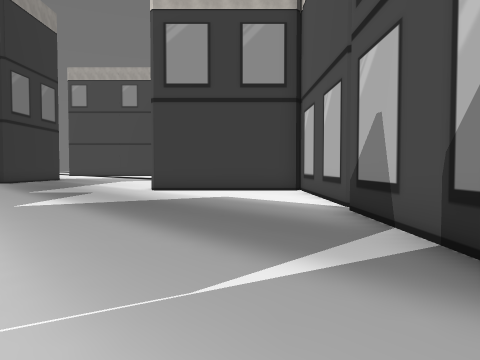
View 1 (above)

24 first-person views from a walk through a 3-D level made in the Unity game engine. The camera is 1.5 m above the floor, tilts 2° down and sees 70° across. The floor is counted in squares, 2 m on a side. Each view is taken from the middle of a square. On the plan, view 1 faces up. The plan holds only what a view shows up to about 11 squares ahead; the rest is blank. The place goes on beyond the plan. The player character is not drawn. Some surface patterns are stand-ins.

View 2
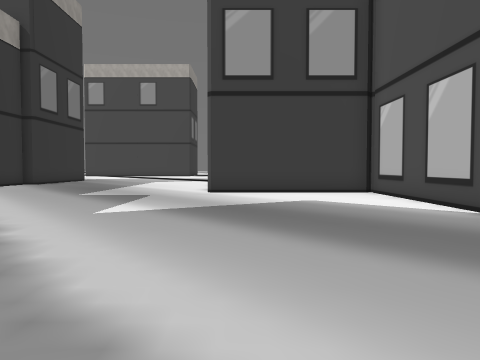

View 3
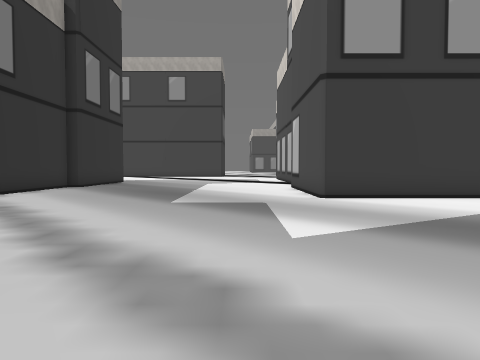

View 4
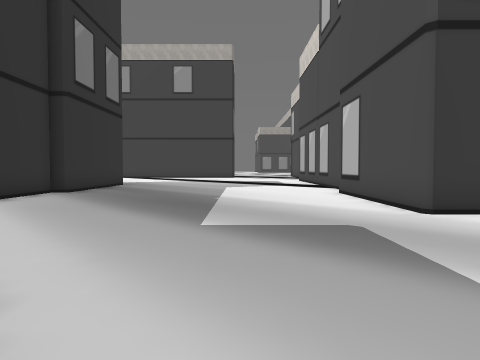

View 5
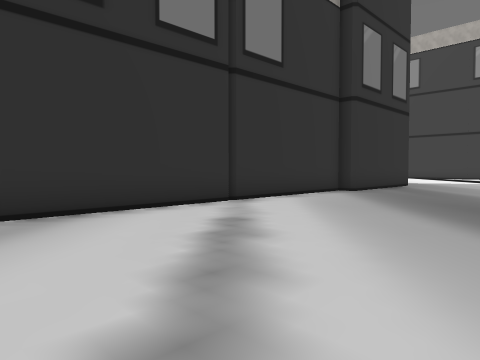

View 6
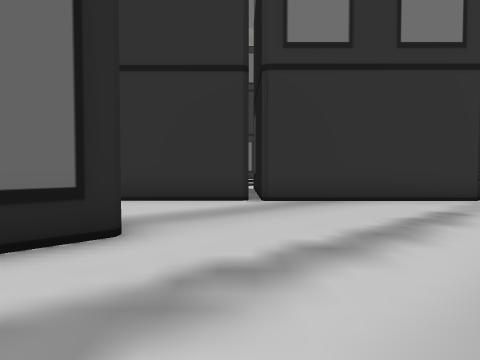

View 7
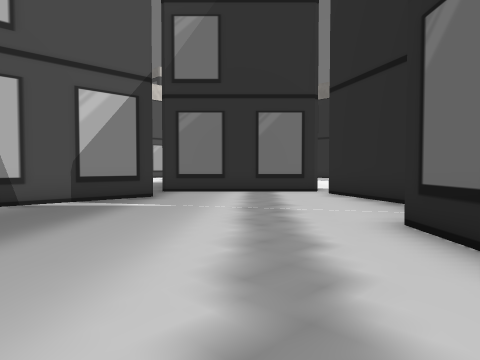

View 8
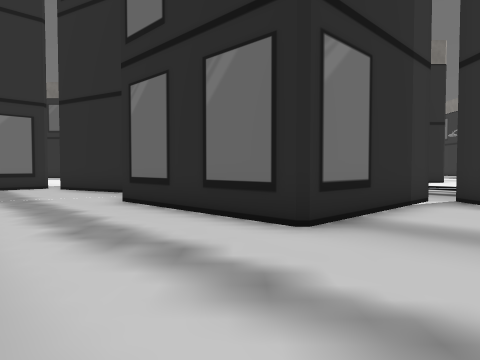

View 9
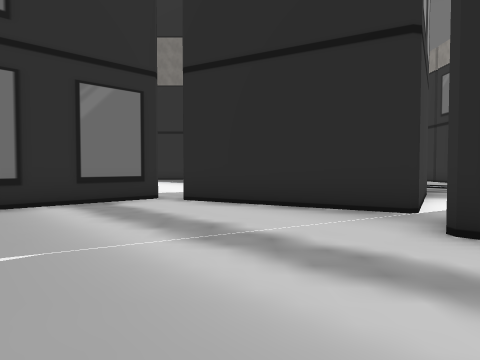

View 10
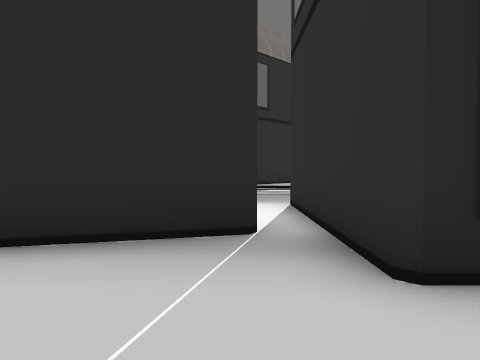

View 11
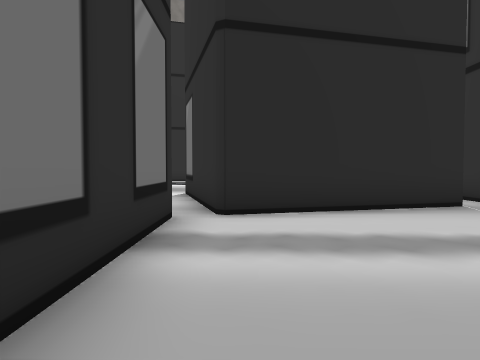

View 12
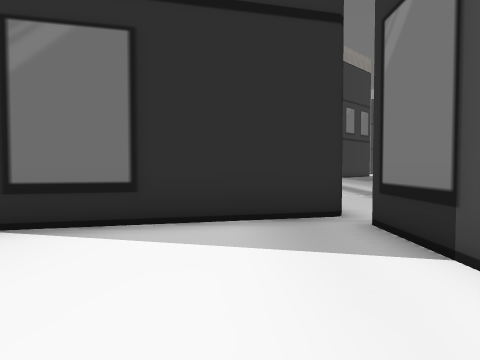

View 13
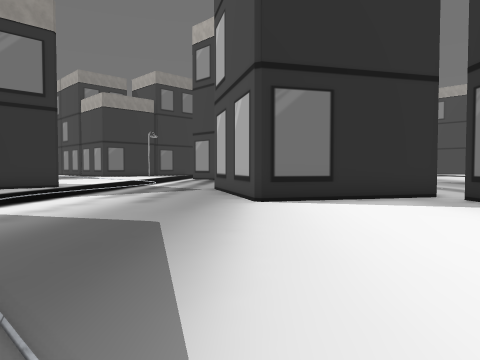

View 14
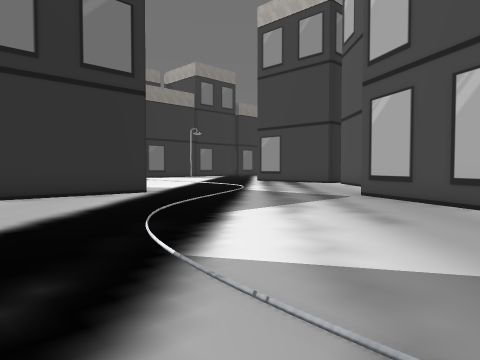

View 15
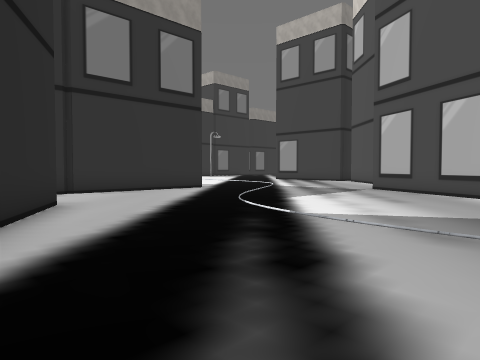

View 16
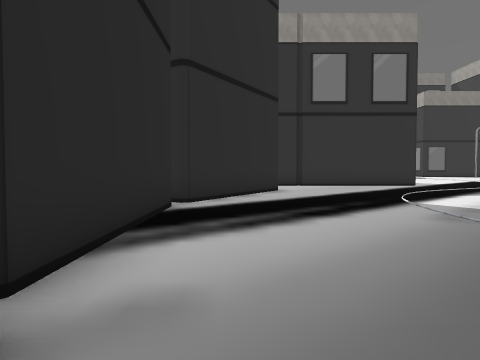

View 17
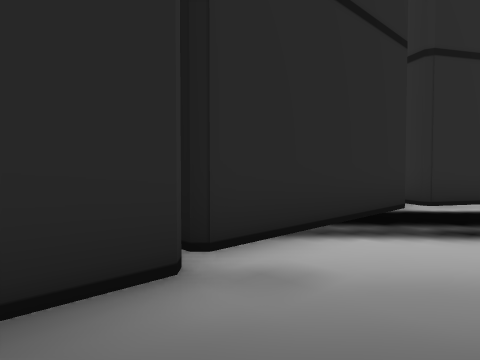

View 18
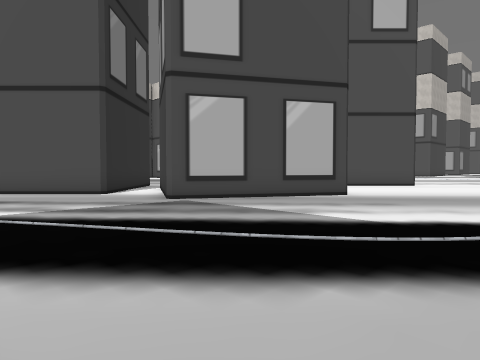

View 19
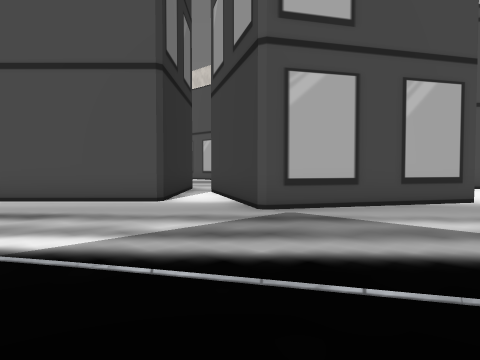

View 20
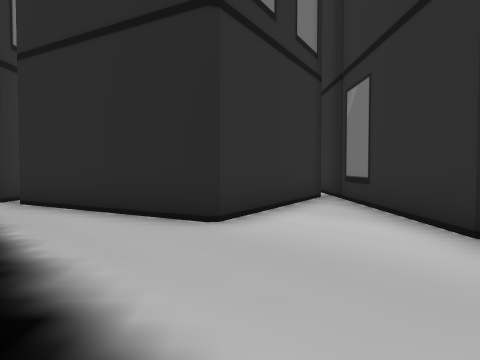

View 21
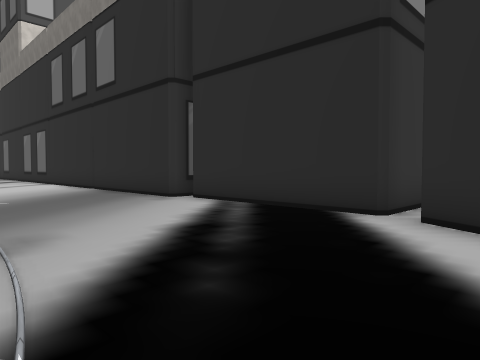

View 22
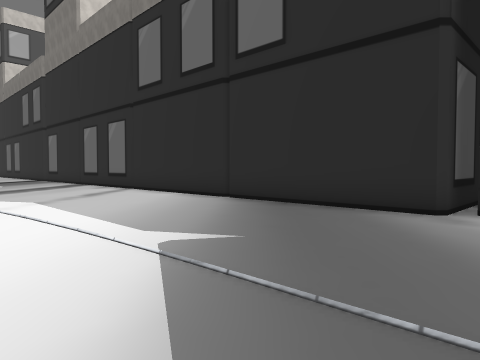

View 23
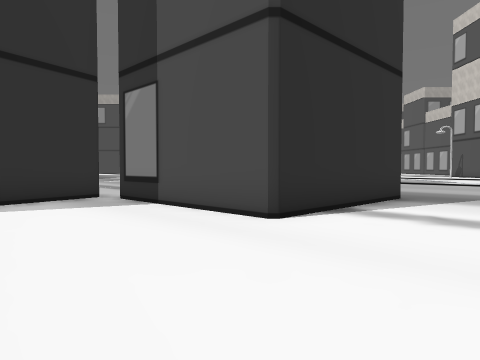

View 24
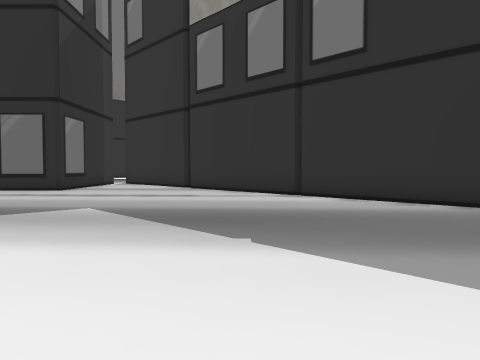

### Floor plan
Key: @ floor where view 1 was taken; . floor; B building.
Columns run from 12 left of view 1 to 11 right of it. Each row starts with its distance up from view 1.
 17 B.........
 16 B........B
 15 B........B
 14 B........B
 13 B........B
 12 B........BBBBBB
 11 B.............B
 10 B.............B
  9 B.............B
  8 B.............B
  7 B.............B
  6 B.............B
  5 B.............B
  4 B...BB........B
  3 B..B BB.......B
  2 B.B   BB......B
  1 .B     B........
  0 ..BB  B.....@...B
 -1  ..BBB.BB......B    ...
 -2  ...B..BBB....B     ...
 -3  .....B   BBBB     B..
 -4  ....B    BB.B    B...
 -5  ....BB   B...B  B...
 -6  ......BBB.....BB...
 -7  .......BB......B...
 -8 ...................
 -9 ..................
-10 ..................
-11 .................
-12 ....................
-13 ........................
-14 ........................
-15 ..BB...................
-16 ..B BB................
-17 .B   BB......BBBBBBBBB
-18 .B    BBBBBBBB
-19 B      B     B

Positions as (right, up) in squares from view 1, and headings:
1: (0, 0), facing up
2: (-2, 1), facing up
3: (-5, 3), facing up
4: (-6, 6), facing up
5: (-6, 6), facing up-left
6: (-4, 6), facing left
7: (-6, 6), facing down-right
8: (-7, 9), facing down
9: (-2, 5), facing down
10: (-2, 2), facing down-left
11: (3, 1), facing down-left
12: (2, -8), facing up-left
13: (2, -13), facing up-left
14: (-3, -14), facing up-left
15: (-2, -17), facing up-left
16: (2, -16), facing left
17: (2, -15), facing down-left
18: (-12, -12), facing up-right
19: (-12, -9), facing up-right
20: (-10, -10), facing down
21: (-7, -12), facing down-right
22: (-1, -11), facing down-right
23: (3, -12), facing up
24: (-4, 17), facing down-left
